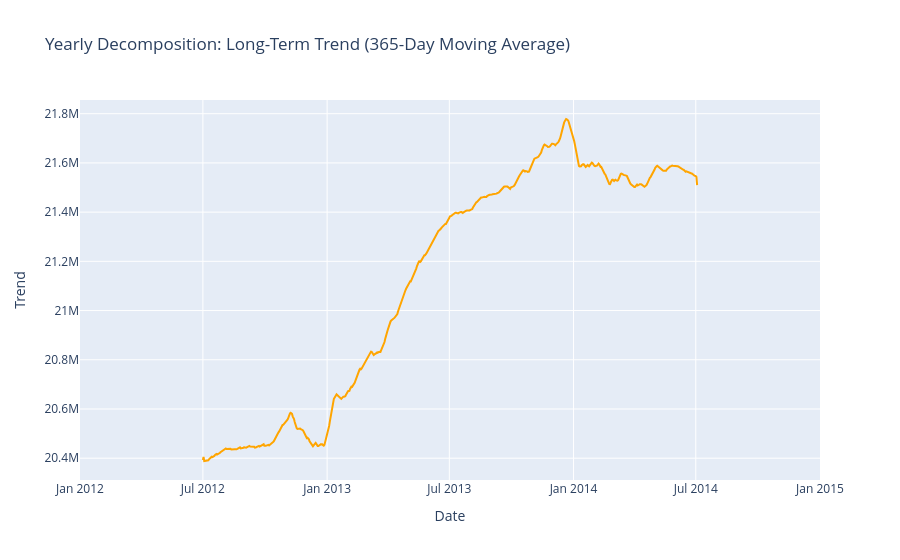
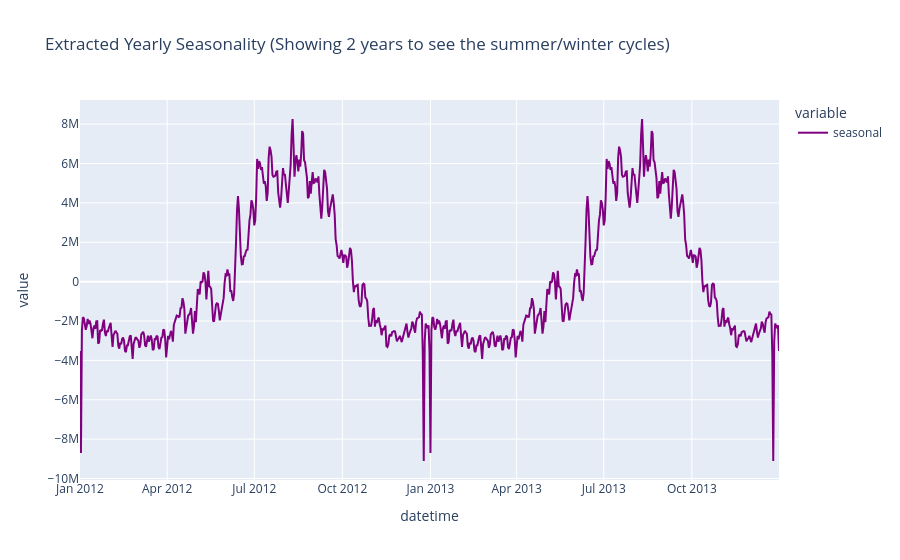
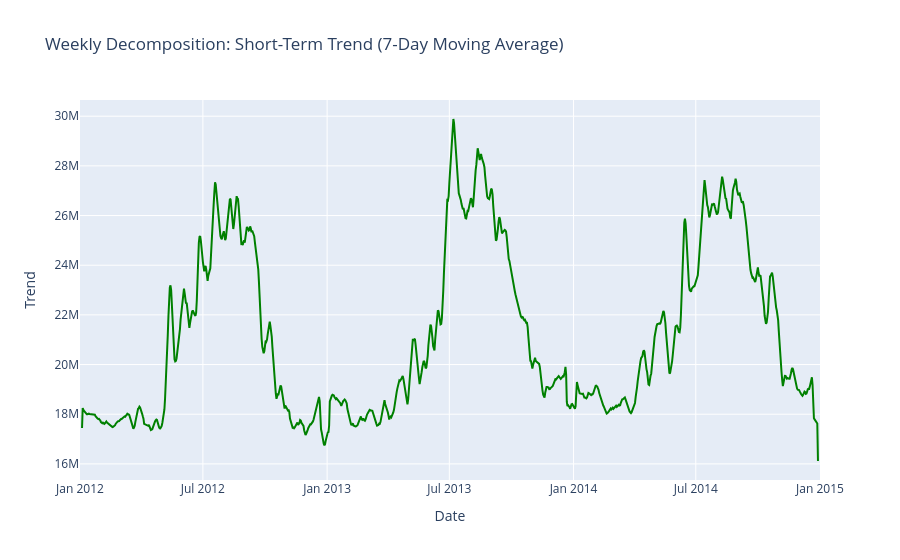
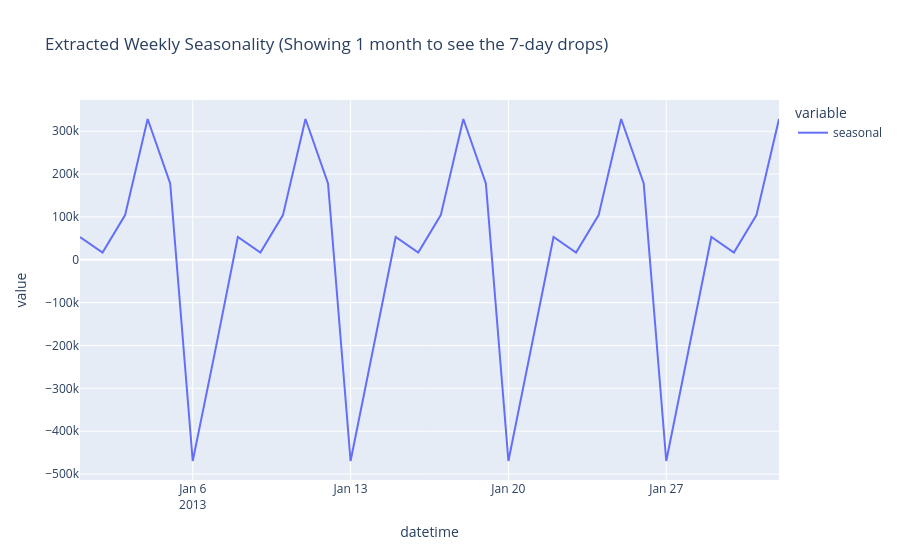

Source (notebook cell) for these figures, in order:
### Markdown cell above
## 4. Trend and Seasonality Analysis
We filter the data starting from 2012 (as 2011 contains sparse data for many clients) and decompose the `Total_Load` to extract the underlying macro Trend and Weekly/Yearly Seasonality.

### Code cell
if 'df_daily' in locals():
    ts_target = df_daily['Total_Load']['2012-01-01':]
    
    # --- YEARLY DECOMPOSITION (365 Days) ---
    result_yearly = seasonal_decompose(ts_target, model='additive', period=365)
    fig_trend_yr = go.Figure()
    fig_trend_yr.add_trace(go.Scatter(x=result_yearly.trend.index, y=result_yearly.trend.values, mode='lines', line=dict(color='orange')))
    fig_trend_yr.update_layout(title='Yearly Decomposition: Long-Term Trend (365-Day Moving Average)', xaxis_title='Date', yaxis_title='Trend')
    fig_trend_yr.show()
    
    # Show the extracted 365-day seasonal repeating pattern (Zoomed in to 2 years to see the cycle repeat)
    slice_seasonal_yearly = result_yearly.seasonal['2012-01-01':'2013-12-31']
    fig_year_season = px.line(slice_seasonal_yearly, title='Extracted Yearly Seasonality (Showing 2 years to see the summer/winter cycles)', color_discrete_sequence=['purple'])
    fig_year_season.show()
    
    
    # --- WEEKLY DECOMPOSITION (7 Days) ---
    result_weekly = seasonal_decompose(ts_target, model='additive', period=7)
    fig_trend_wk = go.Figure()
    fig_trend_wk.add_trace(go.Scatter(x=result_weekly.trend.index, y=result_weekly.trend.values, mode='lines', line=dict(color='green')))
    fig_trend_wk.update_layout(title='Weekly Decomposition: Short-Term Trend (7-Day Moving Average)', xaxis_title='Date', yaxis_title='Trend')
    fig_trend_wk.show()
    
    # Show the extracted 7-day seasonal repeating pattern (Zoomed in to 1 month)
    slice_seasonal = result_weekly.seasonal['2013-01-01':'2013-02-01']
    fig_week_season = px.line(slice_seasonal, title='Extracted Weekly Seasonality (Showing 1 month to see the 7-day drops)')
    fig_week_season.show()

### Figure 1 — Plotly figure (JSON) as saved in the notebook; plotly's stock layout.template omitted (floating-point values rounded to 4 significant figures; data arrays with more than 128 entries replaced by an {"elided": "..."} marker saying what was removed)
{"data": [{"line": {"color": "orange"}, "mode": "lines", "type": "scatter", "x": {"elided": "1097 str values"}, "y": {"elided": "1097 float values"}}], "layout": {"title": {"text": "Yearly Decomposition: Long-Term Trend (365-Day Moving Average)"}, "xaxis": {"title": {"text": "Date"}}, "yaxis": {"title": {"text": "Trend"}}}}

### Figure 2 — Plotly figure (JSON) as saved in the notebook; plotly's stock layout.template omitted (floating-point values rounded to 4 significant figures; data arrays with more than 128 entries replaced by an {"elided": "..."} marker saying what was removed)
{"data": [{"hovertemplate": "variable=seasonal<br>datetime=%{x}<br>value=%{y}<extra></extra>", "legendgroup": "seasonal", "line": {"color": "purple", "dash": "solid"}, "marker": {"symbol": "circle"}, "mode": "lines", "name": "seasonal", "orientation": "v", "showlegend": true, "type": "scatter", "x": {"elided": "731 str values"}, "xaxis": "x", "y": {"elided": "731 float values"}, "yaxis": "y"}], "layout": {"legend": {"title": {"text": "variable"}, "tracegroupgap": 0}, "title": {"text": "Extracted Yearly Seasonality (Showing 2 years to see the summer/winter cycles)"}, "xaxis": {"anchor": "y", "domain": [0, 1], "title": {"text": "datetime"}}, "yaxis": {"anchor": "x", "domain": [0, 1], "title": {"text": "value"}}}}

### Figure 3 — Plotly figure (JSON) as saved in the notebook; plotly's stock layout.template omitted (floating-point values rounded to 4 significant figures; data arrays with more than 128 entries replaced by an {"elided": "..."} marker saying what was removed)
{"data": [{"line": {"color": "green"}, "mode": "lines", "type": "scatter", "x": {"elided": "1097 str values"}, "y": {"elided": "1097 float values"}}], "layout": {"title": {"text": "Weekly Decomposition: Short-Term Trend (7-Day Moving Average)"}, "xaxis": {"title": {"text": "Date"}}, "yaxis": {"title": {"text": "Trend"}}}}

### Figure 4 — Plotly figure (JSON) as saved in the notebook; plotly's stock layout.template omitted (floating-point values rounded to 4 significant figures)
{"data": [{"hovertemplate": "variable=seasonal<br>datetime=%{x}<br>value=%{y}<extra></extra>", "legendgroup": "seasonal", "line": {"color": "#636efa", "dash": "solid"}, "marker": {"symbol": "circle"}, "mode": "lines", "name": "seasonal", "orientation": "v", "showlegend": true, "type": "scatter", "x": ["2013-01-01T00:00:00.000000000", "2013-01-02T00:00:00.000000000", "2013-01-03T00:00:00.000000000", "2013-01-04T00:00:00.000000000", "2013-01-05T00:00:00.000000000", "2013-01-06T00:00:00.000000000", "2013-01-07T00:00:00.000000000", "2013-01-08T00:00:00.000000000", "2013-01-09T00:00:00.000000000", "2013-01-10T00:00:00.000000000", "2013-01-11T00:00:00.000000000", "2013-01-12T00:00:00.000000000", "2013-01-13T00:00:00.000000000", "2013-01-14T00:00:00.000000000", "2013-01-15T00:00:00.000000000", "2013-01-16T00:00:00.000000000", "2013-01-17T00:00:00.000000000", "2013-01-18T00:00:00.000000000", "2013-01-19T00:00:00.000000000", "2013-01-20T00:00:00.000000000", "2013-01-21T00:00:00.000000000", "2013-01-22T00:00:00.000000000", "2013-01-23T00:00:00.000000000", "2013-01-24T00:00:00.000000000", "2013-01-25T00:00:00.000000000", "2013-01-26T00:00:00.000000000", "2013-01-27T00:00:00.000000000", "2013-01-28T00:00:00.000000000", "2013-01-29T00:00:00.000000000", "2013-01-30T00:00:00.000000000", "2013-01-31T00:00:00.000000000", "2013-02-01T00:00:00.000000000"], "xaxis": "x", "y": [53170.0, 16990.0, 104200.0, 328400.0, 178200.0, -469500.0, -211400.0, 53170.0, 16990.0, 104200.0, 328400.0, 178200.0, -469500.0, -211400.0, 53170.0, 16990.0, 104200.0, 328400.0, 178200.0, -469500.0, -211400.0, 53170.0, 16990.0, 104200.0, 328400.0, 178200.0, -469500.0, -211400.0, 53170.0, 16990.0, 104200.0, 328400.0], "yaxis": "y"}], "layout": {"legend": {"title": {"text": "variable"}, "tracegroupgap": 0}, "title": {"text": "Extracted Weekly Seasonality (Showing 1 month to see the 7-day drops)"}, "xaxis": {"anchor": "y", "domain": [0, 1], "title": {"text": "datetime"}}, "yaxis": {"anchor": "x", "domain": [0, 1], "title": {"text": "value"}}}}
